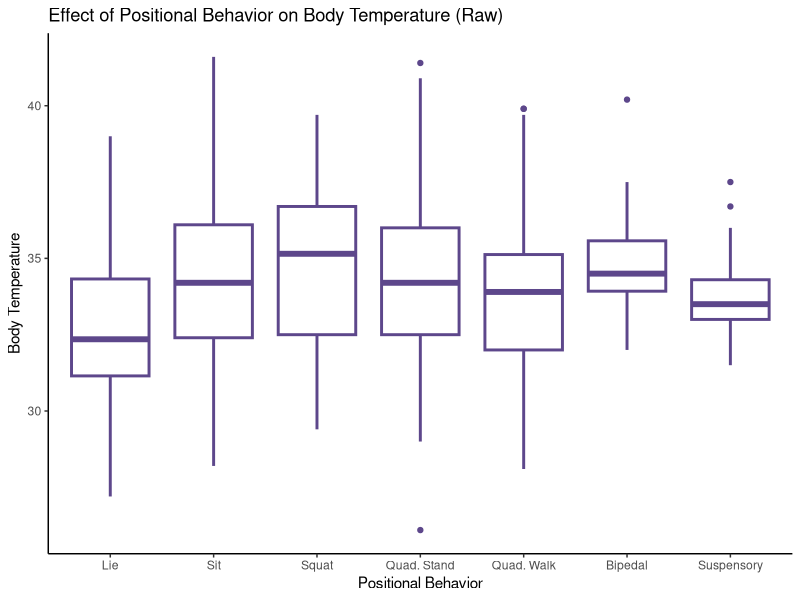
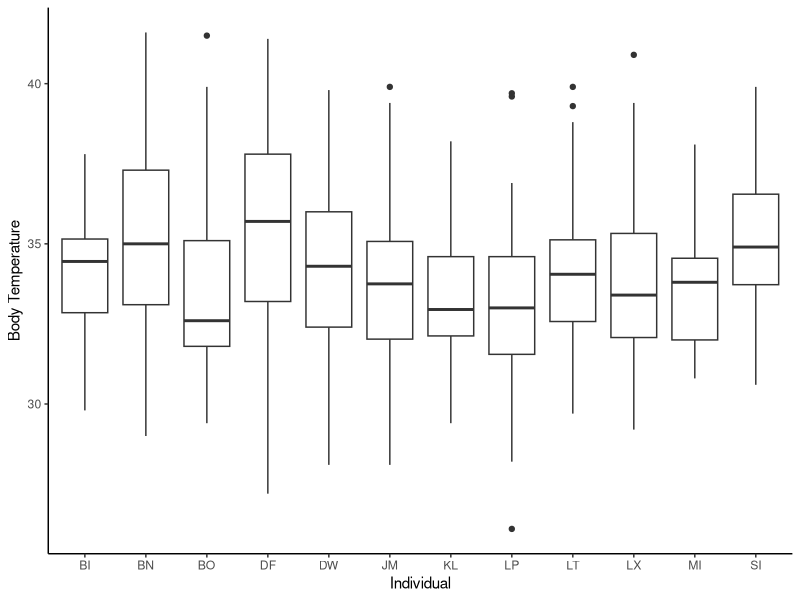
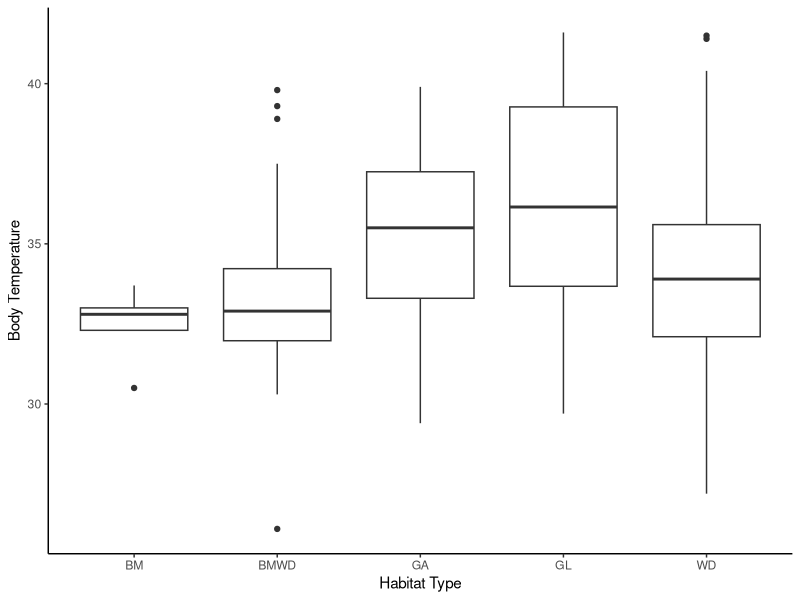
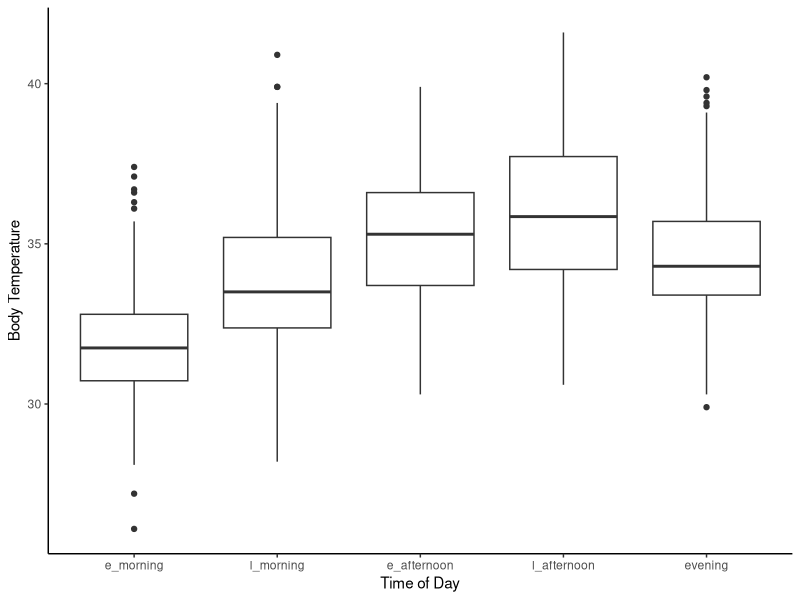
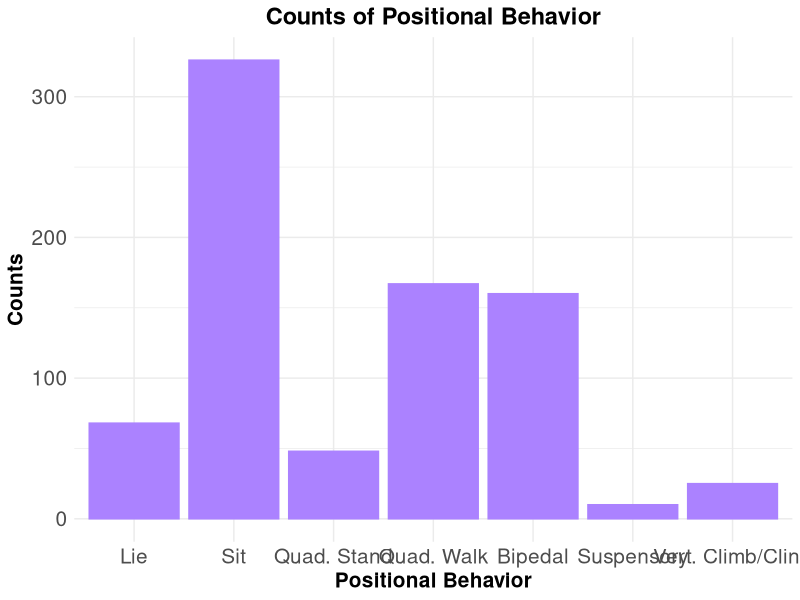
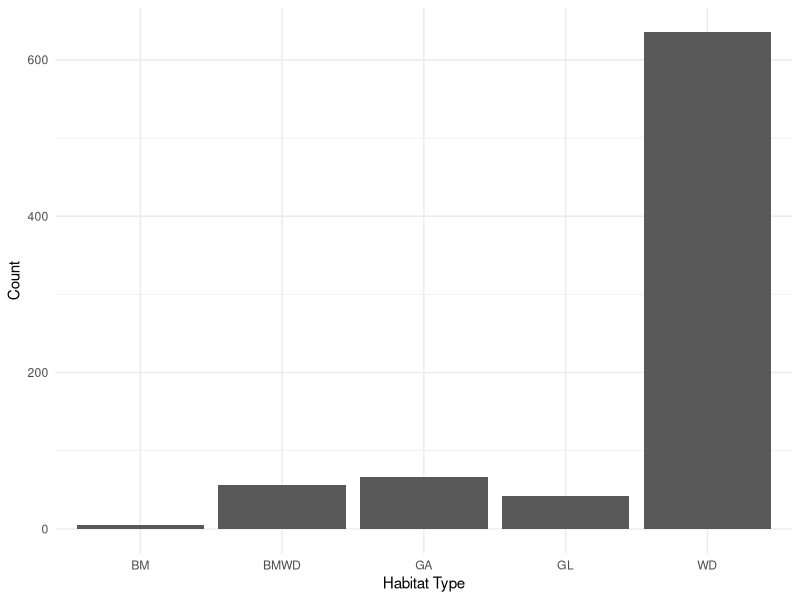
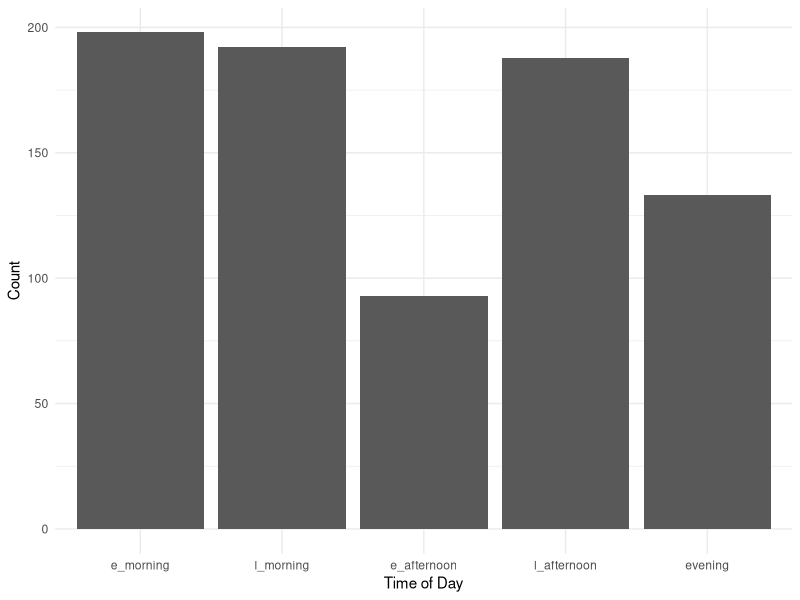
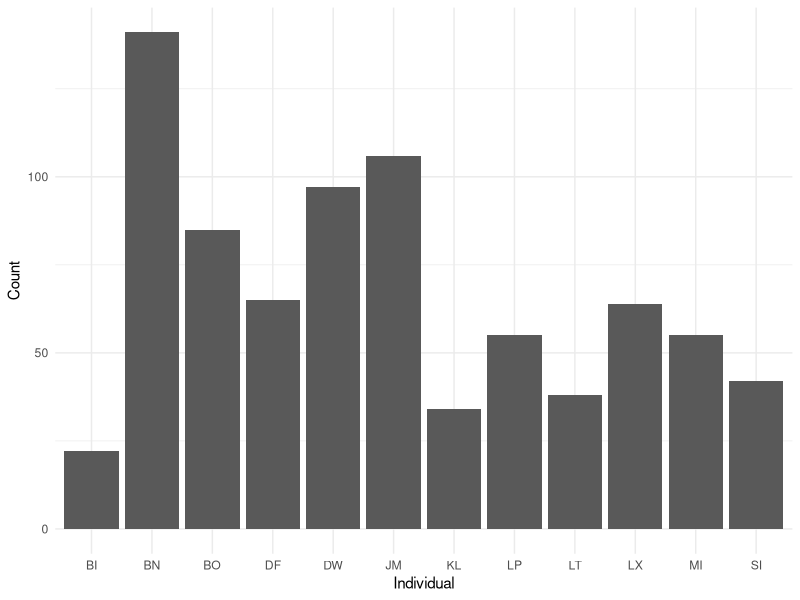

Write the R code that produced these figures, in order. (Note: this script raises an error after producing the figures.)
# load libraries
library(readr) 
library(lubridate)
library(magrittr)
library(ggplot2)
library(car)
library(emmeans)
library(lme4)
library(ggthemes)
library(tidyverse) 
#library(plyr) #HSR note- if you need plyr, need to load it before tidyverse. But dplyr in tidyverse does everything plyr can do and more, so shoudln't need plyr. 

##read in data
prelim_tidy <- read_csv("_data/_tidy/prelim_data_tidycols.csv")
View(prelim_tidy)
nrow(prelim_tidy) #2873 rows

#Omit any missing values:
summary(is.na(prelim_tidy)) #looks like missing lots of therm data

prelim_temp<-na.omit(prelim_tidy)
View(prelim_temp)
nrow(prelim_temp) #810 rows; most rows were removed bc therm data missing. 

prelim_temp$therm_t[prelim_temp$therm_t >= 42] <- NA #remove therm values >42 because likely a temp sensor problem? 6 rows removed.  

prelim_temp<-na.omit(prelim_temp) #remove those rows with NA's
View(prelim_temp)
nrow(prelim_temp) #now 804 rows

#Combine positional behaviors into smaller categories
# suspensory = Cb, Br & QM
#bipedalism = BpS, BpW & Abp
#Sit = St & Sq
#Vertical climb and cling together
prelim_temp$pos_beh[prelim_temp$pos_beh == "Cb"] <- "Su"
prelim_temp$pos_beh[prelim_temp$pos_beh == "Br"] <- "Su"
prelim_temp$pos_beh[prelim_temp$pos_beh == "QM"] <- "Su"
prelim_temp$pos_beh[prelim_temp$pos_beh == "Vci"] <- "VC"
prelim_temp$pos_beh[prelim_temp$pos_beh == "Abp"] <- "Bp"
prelim_temp$pos_beh[prelim_temp$pos_beh == "BpS"] <- "Bp"
prelim_temp$pos_beh[prelim_temp$pos_beh == "BpW"] <- "Bp"
prelim_temp$pos_beh[prelim_temp$pos_beh == "Sq"] <- "St"

############
##re-order levels
prelim_temp$time_od <- factor(prelim_temp$time_od, levels = c("e_morning", "l_morning", "e_afternoon", "l_afternoon", "evening"))
prelim_temp$pos_beh <- factor(prelim_temp$pos_beh, levels = c("QS", "Ly", "Sq", "St", "QW", "Bp", "Su", "VC"))

## Change to factor and numeric
factor_cols <- c("pos_beh","context", "substrate", "hab_type", "individual")
numeric_cols <- c("sun", "therm_t", "t_lo", "t_hi", "amb_t")

prelim_temp[factor_cols] <- lapply(prelim_temp[factor_cols], as.factor)

prelim_temp[numeric_cols] <- lapply(prelim_temp[numeric_cols], as.numeric)

str(prelim_temp)

##plotting
## Change levels for the plot 
prelim_temp$pos_beh <- factor(prelim_temp$pos_beh, levels = c("Ly","St", "Sq", "QS", "QW", "Bp", "Su", "VC"))

pb_raw_plot <- ggplot(prelim_temp, aes(pos_beh, therm_t)) +
                  geom_boxplot(fill = "white", colour = "mediumpurple4", size = 1) + 
                  ggtitle("Effect of Positional Behavior on Body Temperature (Raw)") +
                  scale_x_discrete(name = "Positional Behavior", labels = c("Lie", "Sit", 
                                        "Squat", "Quad. Stand", "Quad. Walk", "Bipedal", 
                                        "Suspensory", "Vert. Climb/Cling")) +
                  scale_y_continuous(name = "Body Temperature") +
                  theme_classic()
pb_raw_plot

##save plot
ggsave("pb_raw_plot.pdf", width=10, height=6, units="in")

ggsave("pb_raw_plot.png", width=10, height=6, units="in")

#labels = c("Lie", "Sit", "Squat", "Quad. Stand", "Quad. Walk", "Bipedal", "Suspensory", "Vert. Climb/Cling"

ggplot(prelim_temp, aes(individual, therm_t)) +
  geom_boxplot() + 
  labs(x="Individual", y="Body Temperature") +
  theme_classic()

ggplot(prelim_temp, aes(hab_type, therm_t)) +
  geom_boxplot() + 
  labs(x="Habitat Type", y="Body Temperature") +
  theme_classic()

ggplot(prelim_temp, aes(time_od, therm_t)) +
  geom_boxplot() + 
  labs(x="Time of Day", y="Body Temperature") +
  theme_classic()

##counts
counts_pos_beh <- ggplot(prelim_temp, aes(pos_beh))+
                    geom_bar(stat="count", fill = "mediumpurple1", colour = "mediumpurple1") + 
                    ggtitle("Counts of Positional Behavior") +
                    scale_x_discrete(name = "Positional Behavior", 
                    labels = c("Lie", "Sit", "Quad. Stand", "Quad. Walk", 
                              "Bipedal", "Suspensory", "Vert. Climb/Cling")) +
                    scale_y_continuous(name = "Counts") +
                    theme_minimal()+
                    theme(axis.text.x=element_text(size=15),
                    axis.text.y=element_text(size=15),
                    axis.title.y=element_text(size=15, face="bold"),
                    axis.title.x=element_text(size=15, face="bold"),
                    plot.title = element_text(hjust = 0.5, size=17, face="bold"))
counts_pos_beh

##save plot
ggsave("counts_pos_beh.pdf", width=10, height=6, units="in")

ggsave("counts_pos_beh.png", width=10, height=6, units="in")

#####more count plots #####

ggplot(prelim_temp, aes(hab_type))+
  geom_bar(stat="count") + 
  labs(x="Habitat Type", y="Count")+
  theme_minimal()    ###can I combine bamboo with bamboo woodland?

ggplot(prelim_temp, aes(time_od))+
  geom_bar(stat="count") + 
  labs(x="Time of Day", y="Count")+
  theme_minimal()

ggplot(prelim_temp, aes(individual))+
  geom_bar(stat="count") + 
  labs(x="Individual", y="Count")+
  theme_minimal()

ggplot(prelim_temp, aes(sun))+
  geom_histogram()

ggplot(prelim_temp, aes(amb_t))+
  geom_histogram()

###model plotting
library(broom)

m1 <- lmer(therm_t ~ pos_beh + amb_t + sun + date + hab_type +
       (1|individual), data = prelim_temp)
summary(m1)
confint(m1)

#ggplot(fortify(m1), aes(pos_beh, therm_t)) +
  #stat_summary(fun.data=mean_se, geom="pointrange") +
  #stat_summary(aes(y=.fitted), fun.y=mean, geom="line")

#predict(m1, preddata)

#m1_res <- tidy(coef(summary(m1)) ) 
#ggplot(m1_res, aes(pos_beh, therm_t)) +
  #geom_point()

ggplot(prelim_temp, aes(pos_beh, therm_t)) + 
  geom_point(size = 3) +
  geom_point(aes(y=predict(m1)), size = 1)

#change levels for the plot
prelim_temp$pos_beh <- factor(prelim_temp$pos_beh, levels = c("Ly","St", "Sq", "QS", "QW", "Bp", "Su", "VC"))

pred_v_obs <- ggplot(prelim_temp, aes(pos_beh, therm_t)) + 
              geom_point(size = 3, colour = "blue") + #shows raw data
              geom_boxplot(colour="blue")+ #shows raw data
              geom_boxplot(aes(y=predict(m1)), size = 1, colour = "red") + #shows model predictions
              scale_x_discrete(name = "Positional Behavior", labels = c("Lie", "Sit", 
                                      "Squat", "Quad. Stand", "Quad. Walk", "Bipedal", 
                                      "Suspensory", "Vert. Climb/Cling")) +
              scale_y_continuous(name = "Body Temperature") +
              theme_classic()

pred_v_obs
#hsr: what this tells me is that the model predictions are pretty close to the raw data. (red and blue boxplots are similar). You can plot just the raw data and see the pattern, if you'd like. 

##save plot for reference
ggsave("pred_v_obs.pdf", width=10, height=6, units="in")

ggsave("pred_v_obs.png", width=10, height=6, units="in")

###################
##change levels back
prelim_temp$pos_beh <- factor(prelim_temp$pos_beh, levels = c("QS", "Ly", "Sq", "St", "QW", "Bp", "Su", "VC"))

##tried another thing and it didn't work...
#newdat <- expand.grid(pos_beh=unique(prelim_temp$pos_beh), 
                      #time_od=unique(prelim_temp$time_od),
                      #sun=c(min(prelim_temp$sun),
                       #     max(prelim_temp$sun)),
                      #date=date(prelim_temp$date),
                      #hab_type=unique(prelim_temp$hab_type))
                      
#ggplot(prelim_temp, aes(x=pos_beh, y=therm_t)) +
 # geom_point(size=3) +
  #geom_line(data=newdat, aes(y=predict(m1, level=0, newdata=newdat), size="Positional Behavior")) +
  #scale_size_manual(name="Predictions", values=c("Positional Behavior"=3)) +
  #theme_classic() 

## Create dataframe to predict over
##attempting to follow tutorial but got too confused....
preddata <- with(prelim_temp, expand.grid(pos_beh = levels(pos_beh), time_od = levels(time_od), sun = c(0,50,100), date = c("2018-06-28", "2018-06-06", "2018-07-16"), hab_type = c("WD", "WG", "GL"), individual = c("DW","JM", "LT")))

factor_cols <- c("pos_beh", "hab_type", "individual")
numeric_cols <- c("sun", "amb_t")

preddata[factor_cols] <- lapply(preddata[factor_cols], as.factor)
preddata[numeric_cols] <- lapply(preddata[numeric_cols], as.numeric)

preddata$date <- as.Date(preddata$date)

str(preddata)

########
mm <- model.matrix(~pos_beh + amb_t + sun + date + hab_type, data=preddata)

###won't work because I don't have 2 or more levels per factor

pframe2 <- data.frame(preddata,eta=mm%*%fixef(m1))
pframe2 <- with(pframe2,data.frame(pframe2,prop=eta))
pvar1 <- diag(mm %*% tcrossprod(vcov(m1),mm))
tvar1 <- pvar1+VarCorr(m1)$individual
pframe2 <- data.frame(
  pframe2
  , plo = pframe2$eta-2*sqrt(pvar1)
  , phi = pframe2$eta+2*sqrt(pvar1)
  , tlo = pframe2$eta-2*sqrt(tvar1)
  , thi = pframe2$eta+2*sqrt(tvar1)
)
